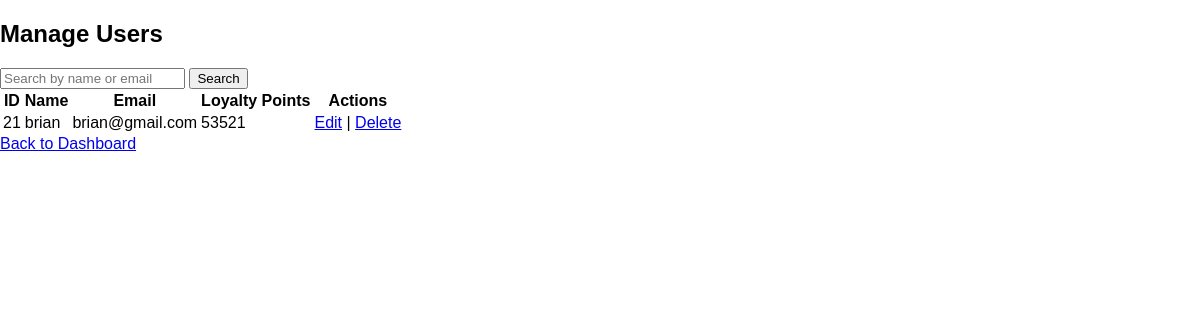
Page /views/admin/manage_users.php (signed in) on the committed database.
### tables this page shows
CREATE TABLE `users` (
  `id` int(11) NOT NULL,
  `name` varchar(255) NOT NULL,
  `email` varchar(255) NOT NULL,
  `password` varchar(255) NOT NULL,
  `loyalty_points` int(11) DEFAULT 0,
  `reset_token` varchar(255) DEFAULT NULL,
  `isAdmin` tinyint(4) NOT NULL
);

### Classes/Database.php (called while the page is built, shortened)
<?php
class Database {
    private $servername = "localhost";
    private $username = "root";
    private $password = "";
    private $dbname = "bakery_oop";
    public function __construct() {
        $this->conn = new mysqli($this->servername, $this->username, $this->password, $this->dbname);
    }
}
?>

### Classes/AdminUser.php (called while the page is built, shortened)
<?php
require_once "Database.php";
class AdminUser extends Database {
    public function executeQuery($sql) {
        return $this->conn->query($sql);
    }
}
?>

### views/admin/manage_users.php (the view, shortened to what this page needs)
<?php
include '../../classes/AdminUser.php';
$adminUser = new AdminUser();
$searchQuery = isset($_GET['search']) ? $_GET['search'] : "";
$sql = "SELECT * FROM users
        WHERE isAdmin = 0
        AND (name LIKE '%$searchQuery%' OR email LIKE '%$searchQuery%')";
$result = $adminUser->executeQuery($sql);
$users = [];
if ($result->num_rows > 0) {
    while ($row = $result->fetch_assoc()) {
        $users[] = $row;
    }
}
?>
<!DOCTYPE html>
<html>
<head>
    <link rel="stylesheet" href="../../assets/css/styles.css">
</head>
<body>
    <h2>Manage Users</h2>
    <form method="get" action="<?php echo htmlspecialchars($_SERVER["PHP_SELF"]); ?>">
        <input type="text" name="search" placeholder="Search by name or email" value="<?php echo $searchQuery; ?>">
        <button type="submit">Search</button>
    </form>
    <table>
        <thead>
            <tr>
                <th>ID</th>
                <th>Name</th>
                <th>Email</th>
                <th>Loyalty Points</th>
                <th>Actions</th>
            </tr>
        </thead>
        <tbody>
            <?php
            if (!empty($users)) {
                foreach ($users as $user) {
                    echo "<tr>";
                    echo "<td>" . $user['id'] . "</td>";
                    echo "<td>" . $user['name'] . "</td>";
                    echo "<td>" . $user['email'] . "</td>";
                    echo "<td>" . $user['loyalty_points'] . "</td>";
                    echo "<td>";
                    echo "<a href='edit_user.php?id=" . $user['id'] . "'>Edit</a> | ";
                    echo "<a href='../../actions/admin-user-actions.php?delete_user=" . $user['id'] . "' onclick='return confirm(\"Are you sure you want to delete this user?\")'>Delete</a>";
                    echo "</td>";
                    echo "</tr>";
                }
            } else {
                echo "<tr><td colspan='5'>No users found.</td></tr>";
            }
            ?>
        </tbody>
    </table>
    <a href="admin_dashboard.php">Back to Dashboard</a>
</body>
</html>

### assets/css/styles.css (style rules this page uses)
body { font-family: Arial, sans-serif; margin: 0; padding: 0; box-sizing: border-box; }

### rows in the picture
users: id "21", name "brian", email "brian@gmail.com", loyalty_points "53521"
